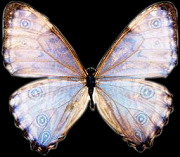
%> input picture 数字图像处理/3.图像基本运算/butterfly.bmp, 180 x 157 px
$ octave Eg3_12.m   (GNU Octave 9; MATLAB toolbox functions it lacks are replaced by stand-ins)
%> lines starting %> are read from the running program, lines starting %| are printed output that depends on the picture; in (x1, y1, x2, y2) boxes, pixels count from 0 and x2, y2 are one past the last pixel; in counts of white or black regions, pixels touching at a corner belong together; the program's own positions count from 1
clear,clc,close all;
Image=imread('butterfly.bmp');
%> Image is the input picture: size 157x180x3 uint8; mean R, G, B 116.9, 108.7, 111.3
Back=imread('IMG3_13.jpg');
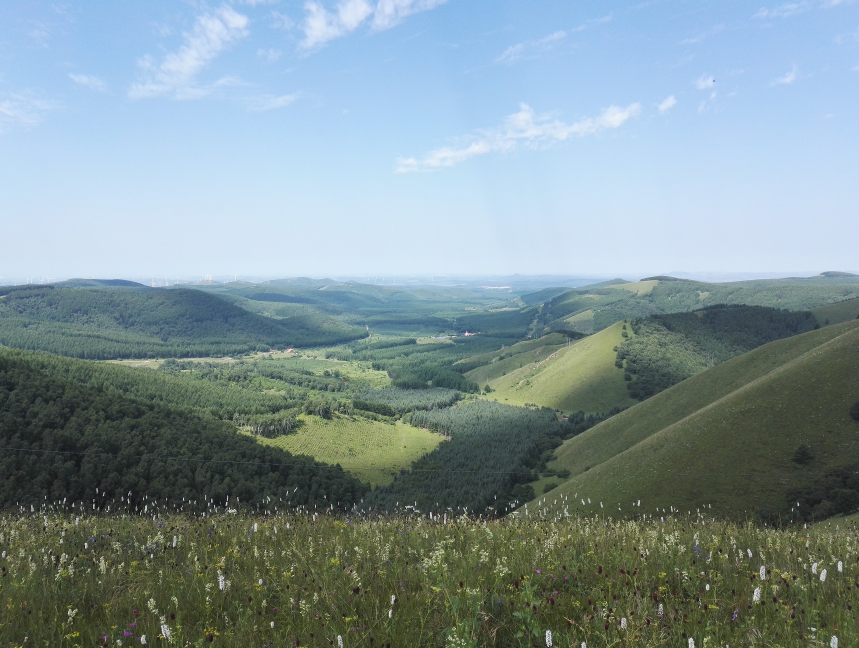
%> input picture 数字图像处理/3.图像基本运算/IMG3_13.jpg, 2576 x 1944 px (shown at 1/3 size)
subplot(131),imshow(Image),title('蝴蝶');
subplot(132),imshow(Back),title('背景');
[h w c]=size(Back);
%> h = 1944; w = 2576; c = 3
population=20;
num=3;
for k=1:population
    type=randi(6,1,num);
    NewImage=Image;
    for n=1:num
        switch type(n)
            case 1     %scale
                scale=rand();
                NewImage=imresize(NewImage,scale,'bilinear');
            case 2    %rotate
                angle=round(rand()*100);
                NewImage=imrotate(NewImage,angle,'bilinear');
            case 3   %shear
                shear=rand()/2;
                tform1=maketform('affine',[1 0 0;shear 1 0; 0 0 1]);
                tform2=maketform('affine',[1 shear 0;0 1 0; 0 0 1]);
                NewImage=imtransform(NewImage,tform1);
                NewImage=imtransform(NewImage,tform2);
            case 4   %mirroring H
                NewImage=flipdim(NewImage,2);
            case 5   %mirroring  V
                NewImage=flipdim(NewImage,1);
            case 6   %mirroring C
                NewImage=flipdim(NewImage,2);
                NewImage=flipdim(NewImage,1);
        end
    end
    [newh neww newc]=size(NewImage);
    positionx=randi(w-2*neww,1,1);
    positiony=randi(h-2*newh,1,1);
    temp=Back(positiony:positiony+newh-1,positionx:positionx+neww-1,:);
    colorchange=randi(3,1,2);
    if colorchange(1)~=colorchange(2)
        color=NewImage(:,:,colorchange(1));
        NewImage(:,:,colorchange(1))=NewImage(:,:,colorchange(2));
        NewImage(:,:,colorchange(2))=color;
    end
    c=NewImage(:,:,1)&NewImage(:,:,2)&NewImage(:,:,3);
    pos=find(c(:)==0);
    NewImage(pos)=temp(pos);
    NewImage(pos+newh*neww)=temp(pos+newh*neww);
    NewImage(pos+2*newh*neww)=temp(pos+2*newh*neww);
    temp=NewImage;
    Back(positiony:positiony+newh-1,positionx:positionx+neww-1,:)=temp;
end
%> this loop made 20 passes
%> pass 1, `temp=Back(positiony:positiony+newh-1,positionx:positionx+neww-1,:);`:
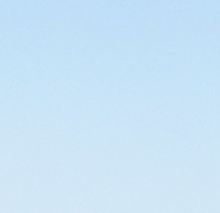
%> temp: size 213x220x3 uint8; mean R, G, B 200.8, 227.4, 246.6
%> pass 1, `color=NewImage(:,:,colorchange(1));`:
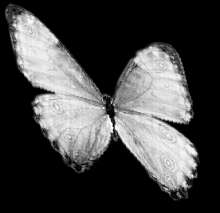
%> color: size 213x220 uint8; min 0, max 255, mean 69.1
%> pass 1, `c=NewImage(:,:,1)&NewImage(:,:,2)&NewImage(:,:,3);`:
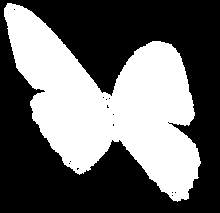
%> c: size 213x220 logical; 40.9% white; 1 white region, box (x1, y1, x2, y2) and area: (4, 3, 201, 202) 19170
%> pass 1, `temp=NewImage;`:
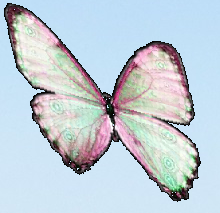
%> temp: size 213x220x3 uint8; mean R, G, B 192.8, 205, 214.8
%> after the loop:
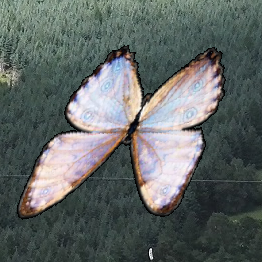
%> NewImage: size 262x262x3 uint8; mean R, G, B 97.4, 103.8, 101.9
%> after the loop:
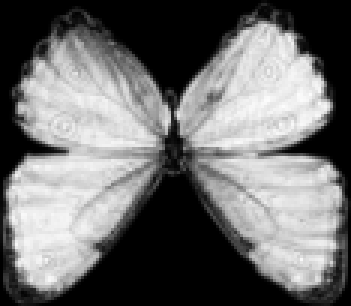
%> color: size 102x117 uint8 (shown 3 times larger); min 0, max 252, mean 111.3
%> after the loop, angle = 13; scale = 0.649; shear = 0.26; tform1 = {ndims_in 2, ndims_out 2}; tform2 = {ndims_in 2, ndims_out 2}
subplot(133),imshow(Back),title('合成图');
imwrite(Back,'hecheng.jpg');
